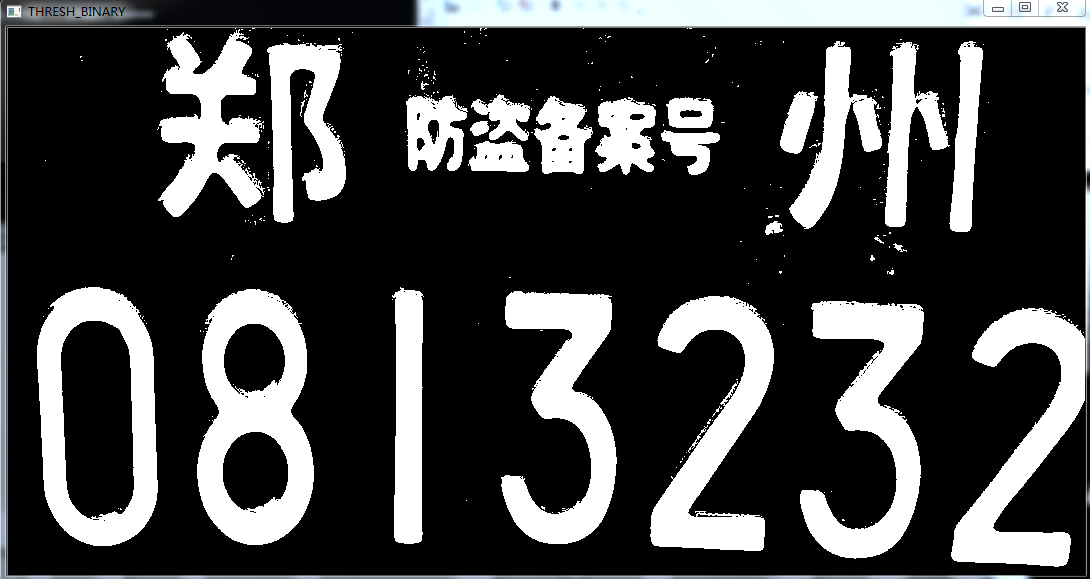
//> input picture 20190410-自动获取最佳阈值/IMG/0.PNG, 1090 x 579 px, given in place of 1.mp4, which was not available
$ ./源1   (built with g++ and OpenCV 4)
//> lines starting //> are read from the running program, lines starting //| are printed output that depends on the picture; pictures that were not available may be replaced by others from this repository, and a replacement may not be noted
#include<opencv2\opencv.hpp>
#include<iostream>
using namespace std;
using namespace cv;
int main()
{
	VideoCapture cap("e:\\1.mp4");
	Mat frame;
	if (cap.isOpened()==false){
		cout<<"open error!"<<endl;
		system("pause");
		return -1;
	}
	int totalFrame=cap.get(CAP_PROP_FRAME_COUNT);
	char outFile[50];
	for(int i=1;i<=totalFrame;i++){
		cap.read(frame);
		if(frame.empty()){
			break;
		}
		cvtColor(frame,frame,COLOR_RGB2GRAY);
		blur(frame,frame,Size(3,3));
		Canny(frame,frame,100,200);
		sprintf(outFile,"e:\\pic\\%d.bmp",i);
		if(i%24==0){
			imwrite(outFile,frame);
		}
		imshow("video",frame);
		waitKey(15);
	}
//> this loop made 1 pass
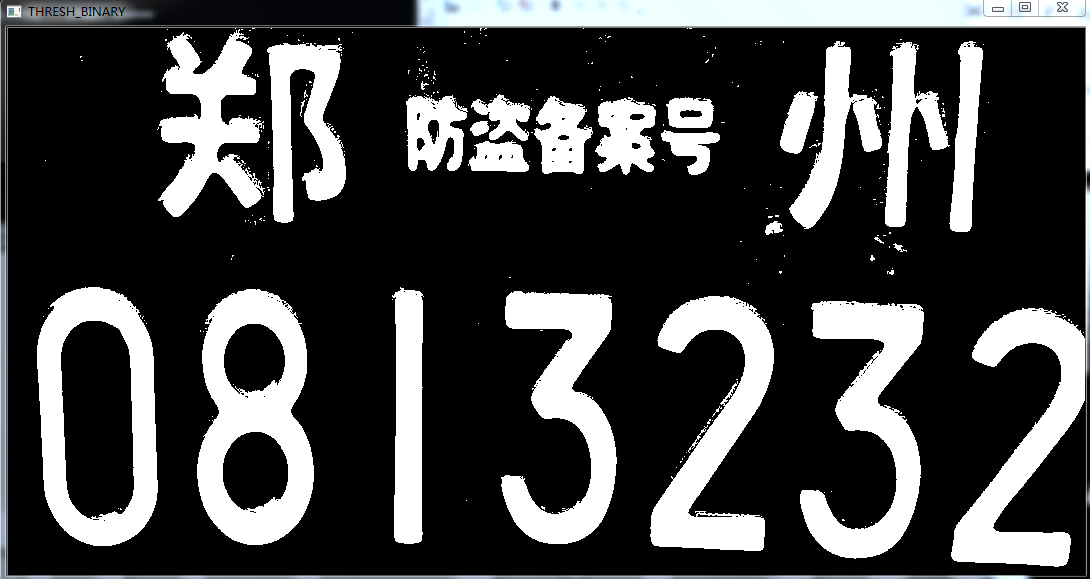
//> input picture 20190410-自动获取最佳阈值/IMG/0.PNG, 1090 x 579 px, given in place of 1.mp4, which was not available
//> pass 1, `blur(frame,frame,Size(3,3));`:
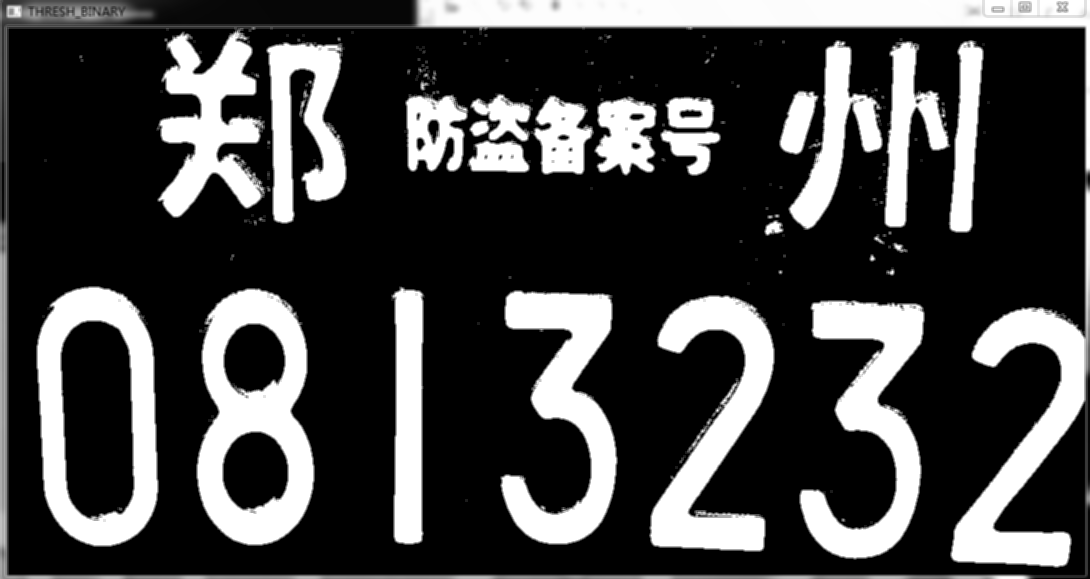
//> frame: 579 rows x 1090 cols, CV_8UC1; min 0, max 255, mean 67.8
//> pass 1, `Canny(frame,frame,100,200);`:
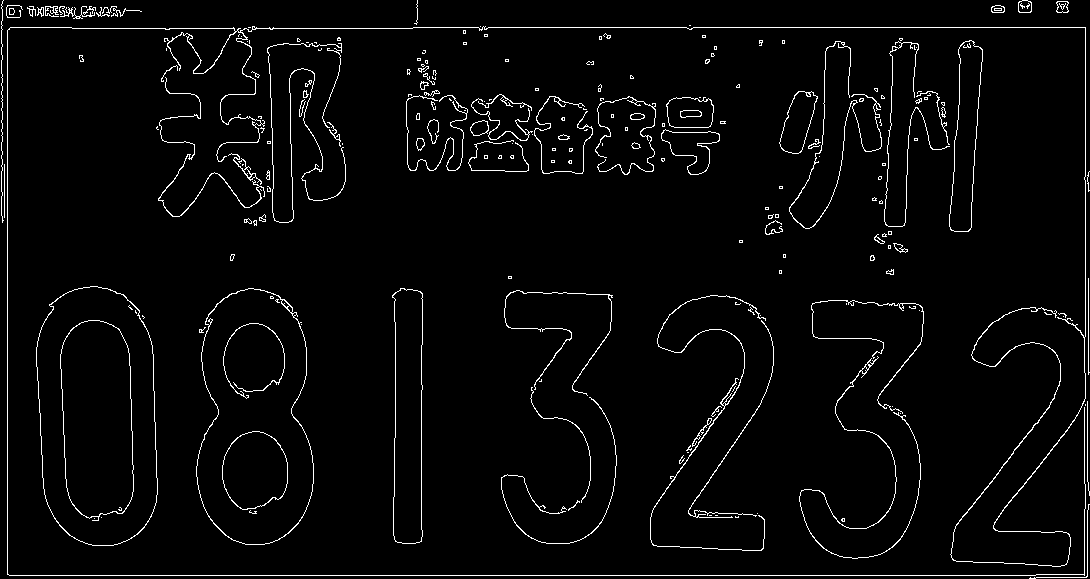
//> frame: 579 rows x 1090 cols, CV_8UC1; 3.2% white in thin lines or dots
//> after the loop, outFile = "e:\pic\1.bmp"
	cap.release();
	destroyAllWindows();
	return 0;
}

$ run again, on 20190410-自动获取最佳阈值/IMG/1.PNG
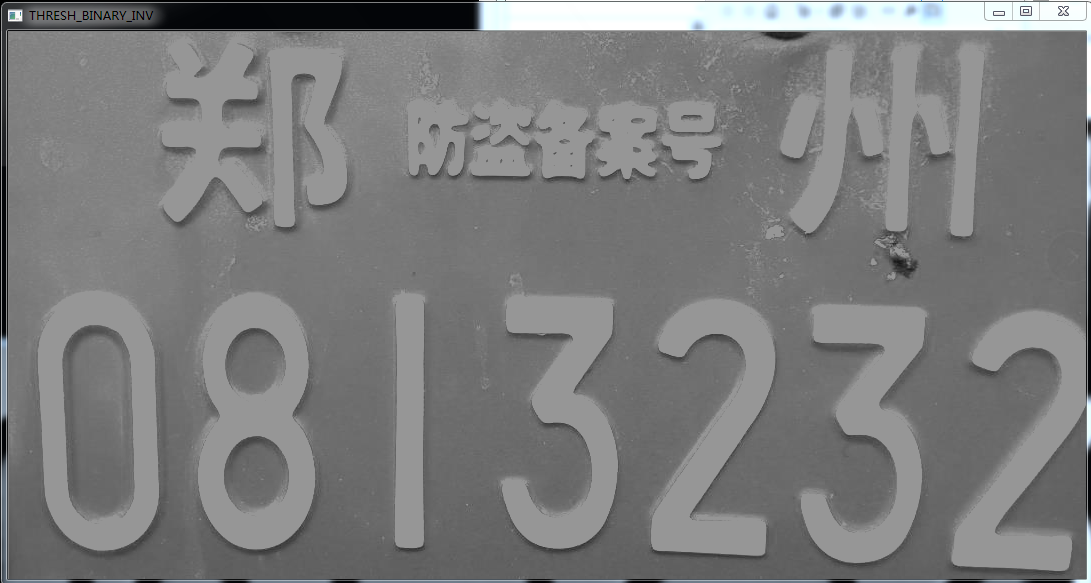
//> input picture 20190410-自动获取最佳阈值/IMG/1.PNG, 1091 x 583 px, given in place of 1.mp4, which was not available
//> the loop `for(int i=1;i<=totalFrame;i++)` made 1 pass
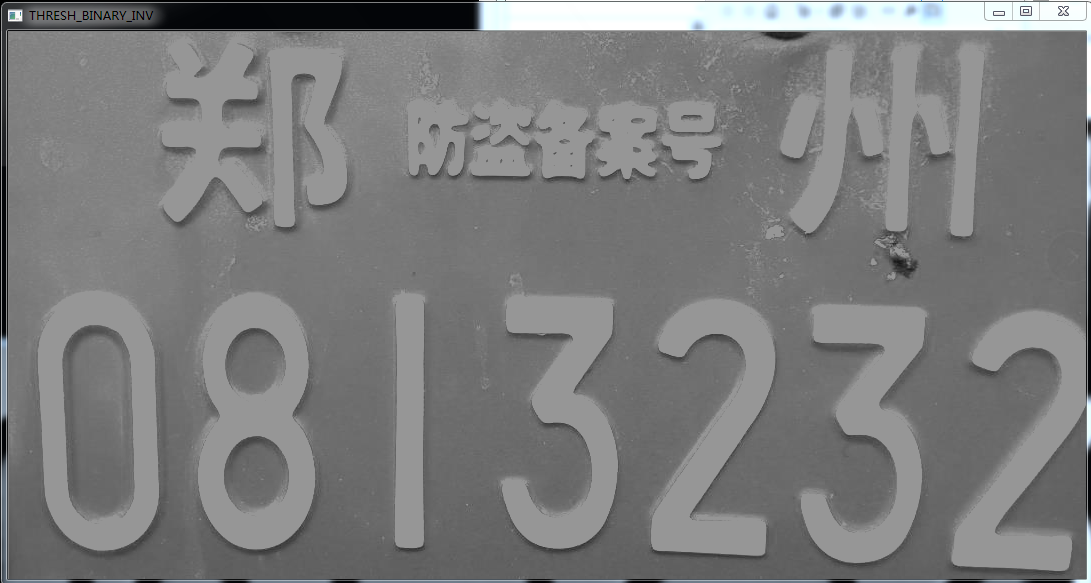
//> input picture 20190410-自动获取最佳阈值/IMG/1.PNG, 1091 x 583 px, given in place of 1.mp4, which was not available
//> pass 1, `Canny(frame,frame,100,200);`:
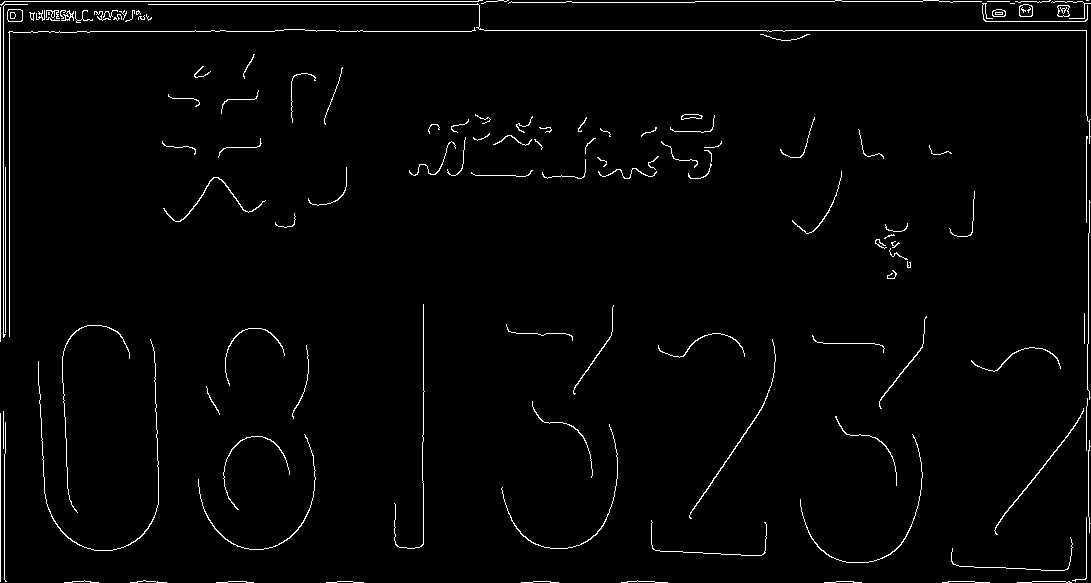
//> frame: 583 rows x 1091 cols, CV_8UC1; 2% white in thin lines or dots
//> after the loop `for(int i=1;i<=totalFrame;i++)`: outFile = "e:\pic\1.bmp"

$ run again, on 20190410-自动获取最佳阈值/IMG/2.PNG
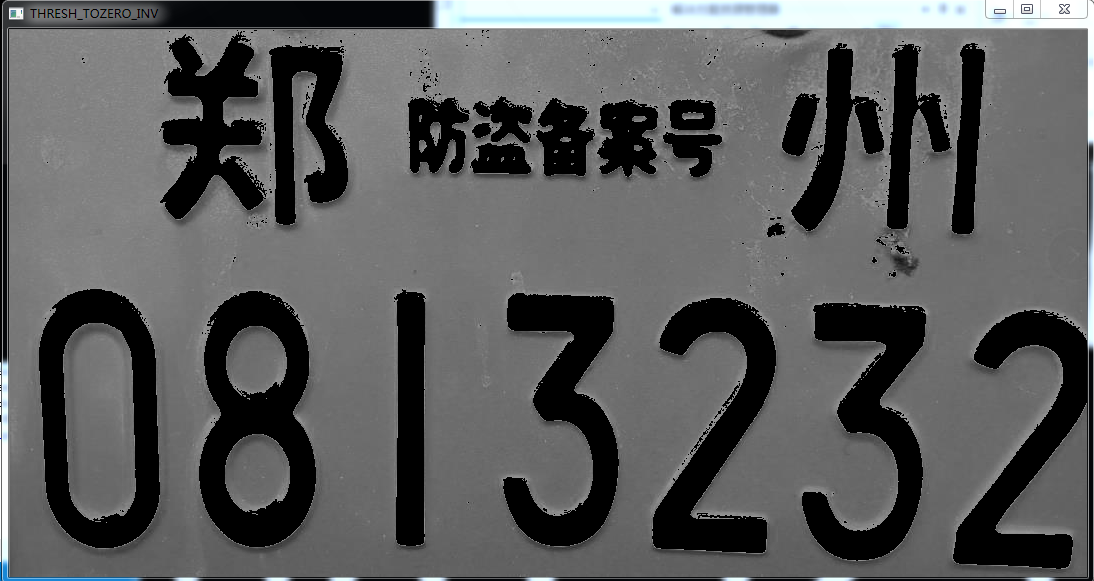
//> input picture 20190410-自动获取最佳阈值/IMG/2.PNG, 1094 x 581 px, given in place of 1.mp4, which was not available
//> the loop `for(int i=1;i<=totalFrame;i++)` made 1 pass
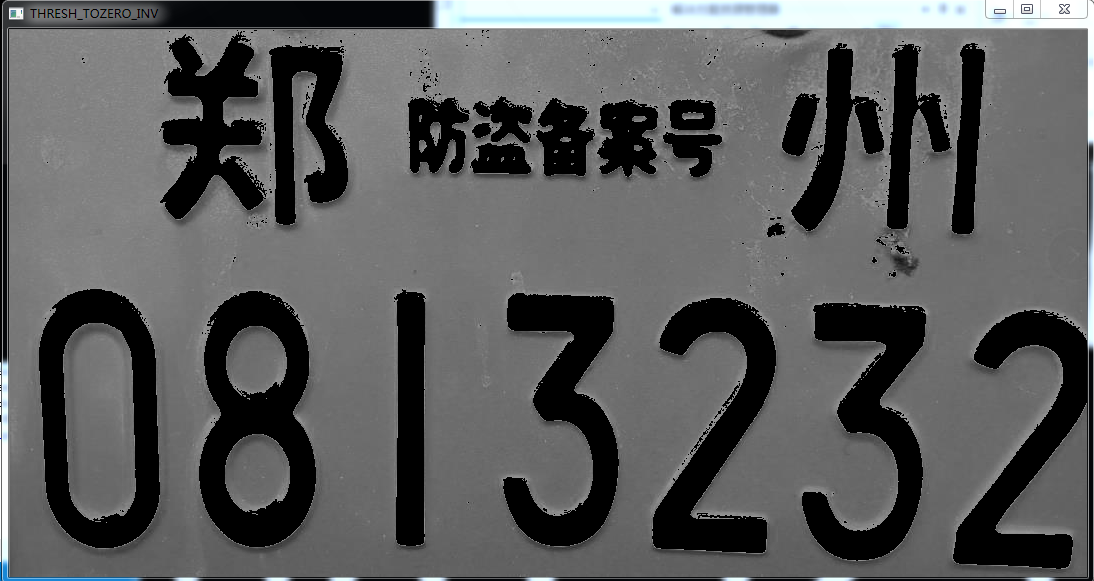
//> input picture 20190410-自动获取最佳阈值/IMG/2.PNG, 1094 x 581 px, given in place of 1.mp4, which was not available
//> pass 1, `Canny(frame,frame,100,200);`:
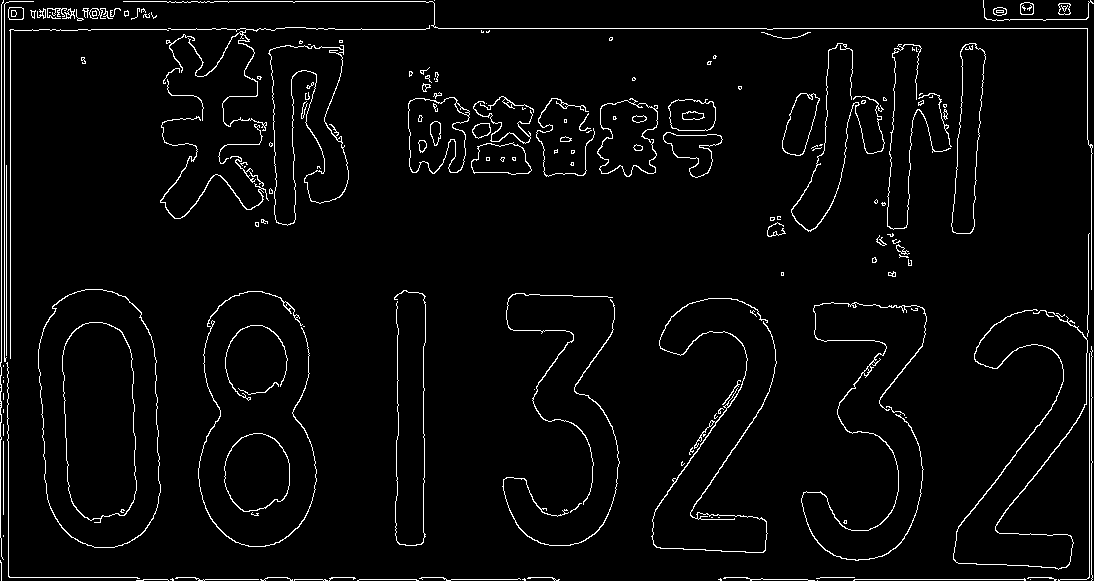
//> frame: 581 rows x 1094 cols, CV_8UC1; 3.4% white in thin lines or dots
//> after the loop `for(int i=1;i<=totalFrame;i++)`: outFile = "e:\pic\1.bmp"
